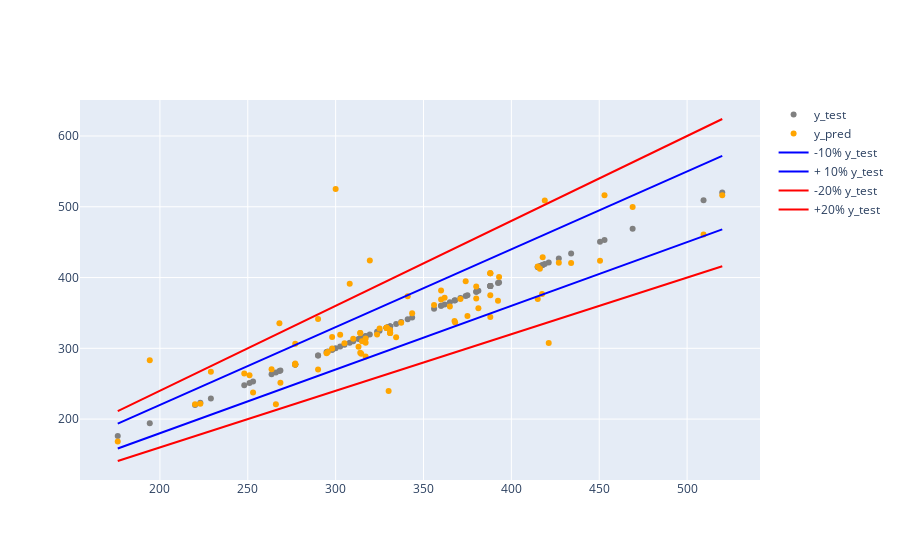

The notebook cell this image was saved under:
### Code cell
import plotly
to_plot = to_plot.sort_values("y_test")


fig = make_subplots(specs=[[{"secondary_y": False}]])

fig.add_trace(go.Scatter(x=to_plot['y_test'], y=to_plot['y_test'],
                    mode='markers',
                    name='y_test',marker=dict(color= "grey")))

fig.add_trace(go.Scatter(x=to_plot['y_test'], y=to_plot['y_pred'],
                    mode='markers',
                    name='y_pred',
                    marker=dict(color= "orange")))

fig.add_trace(go.Scatter(x=to_plot['y_test'], y=to_plot['lower'],
                    mode='lines',
                    name='-10% y_test',
                    marker=dict(color= "blue")))

fig.add_trace(go.Scatter(x=to_plot['y_test'], y=to_plot['upper'],
                    mode='lines',
                    name='+ 10% y_test',
                    marker=dict(color= "blue")))

fig.add_trace(go.Scatter(x=to_plot['y_test'], y=to_plot['lower_20'],
                    mode='lines',
                    name='-20% y_test',
                    marker=dict(color= "red")))

fig.add_trace(go.Scatter(x=to_plot['y_test'], y=to_plot['upper_20'],
                    mode='lines',
                    name='+20% y_test',
                    marker=dict(color= "red")))



fig.show()


plotly.offline.plot(fig, filename='name.html')
